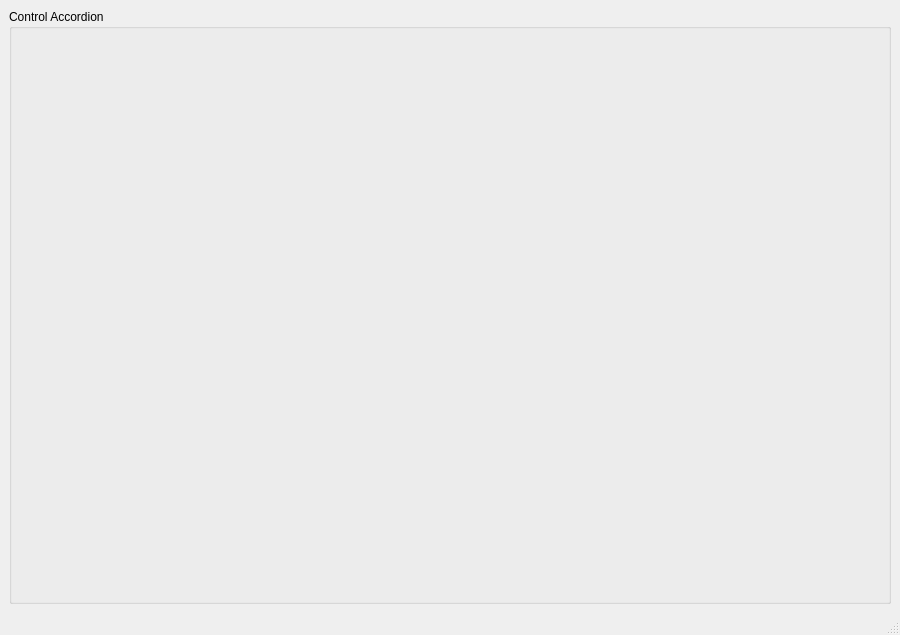
<?xml version="1.0" encoding="UTF-8"?>
<ui version="4.0">
 <class>MainWindow</class>
 <widget class="QMainWindow" name="MainWindow">
  <property name="geometry">
   <rect>
    <x>0</x>
    <y>0</y>
    <width>900</width>
    <height>635</height>
   </rect>
  </property>
  <property name="windowTitle">
   <string>qAccordion Demo</string>
  </property>
  <property name="windowIcon">
   <iconset resource="../icons/qaccordionicons.qrc">
    <normaloff>:/qAccordionIcons/accordion_cc_grey.svg</normaloff>:/qAccordionIcons/accordion_cc_grey.svg</iconset>
  </property>
  <property name="locale">
   <locale language="English" country="UnitedStates"/>
  </property>
  <property name="animated">
   <bool>true</bool>
  </property>
  <widget class="QWidget" name="centralwidget">
   <layout class="QVBoxLayout" name="verticalLayout">
    <item>
     <widget class="QGroupBox" name="groupBoxControl">
      <property name="title">
       <string>Control Accordion</string>
      </property>
      <layout class="QVBoxLayout" name="verticalLayout_2">
       <item>
        <widget class="QAccordion" name="widgetControlAccordion" native="true"/>
       </item>
      </layout>
     </widget>
    </item>
   </layout>
  </widget>
  <widget class="QMenuBar" name="menubar">
   <property name="geometry">
    <rect>
     <x>0</x>
     <y>0</y>
     <width>900</width>
     <height>23</height>
    </rect>
   </property>
  </widget>
  <widget class="QStatusBar" name="statusbar"/>
 </widget>
 <customwidgets>
  <customwidget>
   <class>QAccordion</class>
   <extends>QWidget</extends>
   <header>qaccordion/qaccordion.hpp</header>
   <container>1</container>
  </customwidget>
 </customwidgets>
 <resources>
  <include location="../icons/qaccordionicons.qrc"/>
 </resources>
 <connections/>
</ui>
